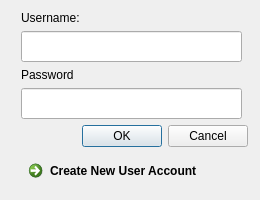
<?xml version="1.0" encoding="UTF-8"?>
<ui version="4.0">
 <class>LogWindow</class>
 <widget class="QDialog" name="LogWindow">
  <property name="geometry">
   <rect>
    <x>0</x>
    <y>0</y>
    <width>260</width>
    <height>200</height>
   </rect>
  </property>
  <property name="minimumSize">
   <size>
    <width>260</width>
    <height>200</height>
   </size>
  </property>
  <property name="maximumSize">
   <size>
    <width>260</width>
    <height>200</height>
   </size>
  </property>
  <property name="windowTitle">
   <string>LogWindow</string>
  </property>
  <widget class="QWidget" name="layoutWidget">
   <property name="geometry">
    <rect>
     <x>21</x>
     <y>11</y>
     <width>227</width>
     <height>186</height>
    </rect>
   </property>
   <layout class="QVBoxLayout" name="verticalLayout_4">
    <item>
     <layout class="QVBoxLayout" name="verticalLayout_3">
      <item>
       <layout class="QVBoxLayout" name="verticalLayout">
        <item>
         <widget class="QLabel" name="labelUsername">
          <property name="text">
           <string>Username:</string>
          </property>
         </widget>
        </item>
       </layout>
      </item>
      <item>
       <widget class="QLineEdit" name="textUsernameBox">
        <property name="minimumSize">
         <size>
          <width>221</width>
          <height>31</height>
         </size>
        </property>
        <property name="maximumSize">
         <size>
          <width>221</width>
          <height>31</height>
         </size>
        </property>
       </widget>
      </item>
      <item>
       <layout class="QVBoxLayout" name="verticalLayout_2">
        <item>
         <widget class="QLabel" name="labelPassword">
          <property name="text">
           <string>Password</string>
          </property>
         </widget>
        </item>
        <item>
         <widget class="QLineEdit" name="textPasswordBox">
          <property name="minimumSize">
           <size>
            <width>221</width>
            <height>31</height>
           </size>
          </property>
          <property name="maximumSize">
           <size>
            <width>221</width>
            <height>31</height>
           </size>
          </property>
         </widget>
        </item>
       </layout>
      </item>
      <item>
       <widget class="QDialogButtonBox" name="buttonBox">
        <property name="orientation">
         <enum>Qt::Horizontal</enum>
        </property>
        <property name="standardButtons">
         <set>QDialogButtonBox::Cancel|QDialogButtonBox::Ok</set>
        </property>
       </widget>
      </item>
     </layout>
    </item>
    <item>
     <widget class="QCommandLinkButton" name="commandLinkButton">
      <property name="layoutDirection">
       <enum>Qt::LeftToRight</enum>
      </property>
      <property name="text">
       <string>Create New User Account</string>
      </property>
     </widget>
    </item>
   </layout>
  </widget>
 </widget>
 <tabstops>
  <tabstop>textPasswordBox</tabstop>
  <tabstop>commandLinkButton</tabstop>
 </tabstops>
 <resources/>
 <connections>
  <connection>
   <sender>buttonBox</sender>
   <signal>accepted()</signal>
   <receiver>LogWindow</receiver>
   <slot>accept()</slot>
   <hints>
    <hint type="sourcelabel">
     <x>248</x>
     <y>254</y>
    </hint>
    <hint type="destinationlabel">
     <x>157</x>
     <y>274</y>
    </hint>
   </hints>
  </connection>
  <connection>
   <sender>buttonBox</sender>
   <signal>rejected()</signal>
   <receiver>LogWindow</receiver>
   <slot>reject()</slot>
   <hints>
    <hint type="sourcelabel">
     <x>316</x>
     <y>260</y>
    </hint>
    <hint type="destinationlabel">
     <x>286</x>
     <y>274</y>
    </hint>
   </hints>
  </connection>
 </connections>
</ui>
